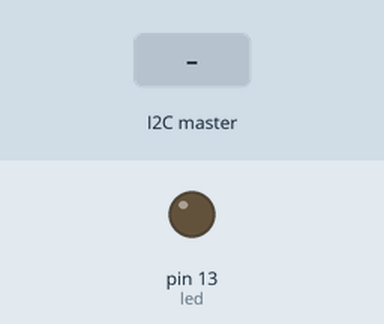
The sketch below on a simulated Arduino Uno, built with avr-gcc and run on an emulated ATmega328P. Parts: output pins drawn as LEDs (lit = HIGH). The inputs (shaded band) are chosen by the test bench.

Above: at 1.2 s.
1.3 s: the I2C master sends the byte 1
At 1.8 s:
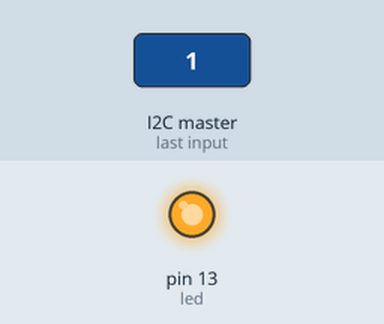
2.8 s: the I2C master sends the byte 0
At 4.0 s:
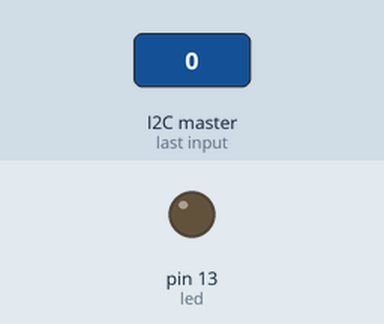
4.3 s: the I2C master sends the byte 2
At 5.3 s:
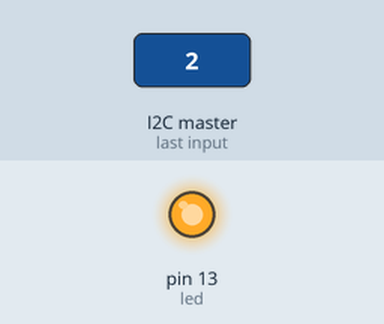
Timing chart, 0 to 7.3 s (numbered marks = the images above; inputs shaded):
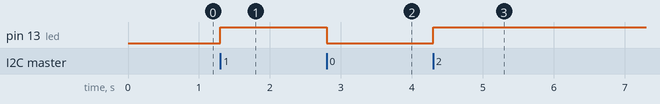

Measured:
- after the input at 1.3 s, pin 13 (led): LOW → HIGH at once
- after the input at 2.8 s, pin 13 (led): HIGH → LOW at once
- after the input at 4.3 s, pin 13 (led): LOW → HIGH at once

The sketch:

projectarduino.ino
```cpp
#include <Wire.h>
const int led=13;

void setup()
{
  Wire.begin(0x8);
  Wire.onReceive(receiveevent);
  pinMode(led,OUTPUT);
  digitalWrite(led,LOW);
}
void receiveevent(int i)
{
  while(Wire.available())
  {
    char wireread=Wire.read();
    digitalWrite(led,wireread);
  }
}
void loop()
{
  delay(100);
}
```
